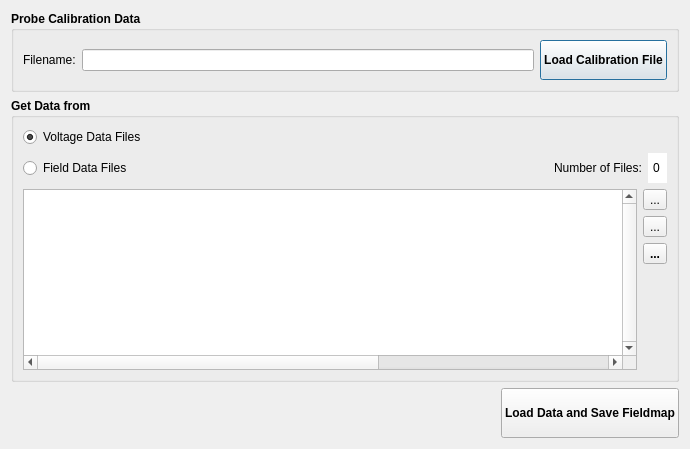
<?xml version="1.0" encoding="UTF-8"?>
<ui version="4.0">
 <class>recoverdata_dl</class>
 <widget class="QDialog" name="recoverdata_dl">
  <property name="geometry">
   <rect>
    <x>0</x>
    <y>0</y>
    <width>690</width>
    <height>449</height>
   </rect>
  </property>
  <property name="windowTitle">
   <string>Recover Data</string>
  </property>
  <layout class="QGridLayout" name="gridLayout_2">
   <item row="0" column="0">
    <widget class="QGroupBox" name="groupBox_2">
     <property name="font">
      <font>
       <weight>75</weight>
       <bold>true</bold>
      </font>
     </property>
     <property name="title">
      <string>Probe Calibration Data</string>
     </property>
     <layout class="QHBoxLayout" name="horizontalLayout_2">
      <item>
       <widget class="QLabel" name="label">
        <property name="font">
         <font>
          <weight>50</weight>
          <bold>false</bold>
         </font>
        </property>
        <property name="text">
         <string>Filename:</string>
        </property>
       </widget>
      </item>
      <item>
       <widget class="QLineEdit" name="calibration_le">
        <property name="minimumSize">
         <size>
          <width>400</width>
          <height>0</height>
         </size>
        </property>
        <property name="font">
         <font>
          <weight>50</weight>
          <bold>false</bold>
         </font>
        </property>
       </widget>
      </item>
      <item>
       <widget class="QPushButton" name="calibration_btn">
        <property name="minimumSize">
         <size>
          <width>0</width>
          <height>40</height>
         </size>
        </property>
        <property name="font">
         <font>
          <weight>75</weight>
          <bold>true</bold>
         </font>
        </property>
        <property name="text">
         <string>Load Calibration File</string>
        </property>
       </widget>
      </item>
     </layout>
    </widget>
   </item>
   <item row="1" column="0">
    <widget class="QGroupBox" name="groupBox">
     <property name="font">
      <font>
       <weight>75</weight>
       <bold>true</bold>
      </font>
     </property>
     <property name="title">
      <string>Get Data from</string>
     </property>
     <layout class="QGridLayout" name="gridLayout">
      <item row="0" column="0">
       <widget class="QRadioButton" name="voltage_rb">
        <property name="font">
         <font>
          <weight>50</weight>
          <bold>false</bold>
         </font>
        </property>
        <property name="text">
         <string>Voltage Data Files</string>
        </property>
        <property name="checked">
         <bool>true</bool>
        </property>
       </widget>
      </item>
      <item row="1" column="0">
       <widget class="QRadioButton" name="field_rb">
        <property name="font">
         <font>
          <weight>50</weight>
          <bold>false</bold>
         </font>
        </property>
        <property name="text">
         <string>Field Data Files</string>
        </property>
       </widget>
      </item>
      <item row="1" column="1">
       <spacer name="horizontalSpacer_2">
        <property name="orientation">
         <enum>Qt::Horizontal</enum>
        </property>
        <property name="sizeHint" stdset="0">
         <size>
          <width>315</width>
          <height>20</height>
         </size>
        </property>
       </spacer>
      </item>
      <item row="1" column="2">
       <widget class="QLabel" name="label_2">
        <property name="font">
         <font>
          <weight>50</weight>
          <bold>false</bold>
         </font>
        </property>
        <property name="text">
         <string>Number of Files:</string>
        </property>
       </widget>
      </item>
      <item row="1" column="3">
       <widget class="QSpinBox" name="filecount_sb">
        <property name="sizePolicy">
         <sizepolicy hsizetype="Preferred" vsizetype="Fixed">
          <horstretch>0</horstretch>
          <verstretch>0</verstretch>
         </sizepolicy>
        </property>
        <property name="minimumSize">
         <size>
          <width>0</width>
          <height>30</height>
         </size>
        </property>
        <property name="font">
         <font>
          <weight>50</weight>
          <bold>false</bold>
         </font>
        </property>
        <property name="frame">
         <bool>false</bool>
        </property>
        <property name="alignment">
         <set>Qt::AlignCenter</set>
        </property>
        <property name="readOnly">
         <bool>true</bool>
        </property>
        <property name="buttonSymbols">
         <enum>QAbstractSpinBox::NoButtons</enum>
        </property>
        <property name="correctionMode">
         <enum>QAbstractSpinBox::CorrectToPreviousValue</enum>
        </property>
       </widget>
      </item>
      <item row="2" column="0" colspan="4">
       <layout class="QHBoxLayout" name="horizontalLayout">
        <item>
         <widget class="QTableWidget" name="filenames_ta">
          <property name="font">
           <font>
            <pointsize>11</pointsize>
            <weight>50</weight>
            <bold>false</bold>
           </font>
          </property>
          <property name="toolTip">
           <string/>
          </property>
          <property name="verticalScrollBarPolicy">
           <enum>Qt::ScrollBarAlwaysOn</enum>
          </property>
          <property name="horizontalScrollBarPolicy">
           <enum>Qt::ScrollBarAlwaysOn</enum>
          </property>
          <property name="autoScroll">
           <bool>false</bool>
          </property>
          <property name="autoScrollMargin">
           <number>150</number>
          </property>
          <property name="editTriggers">
           <set>QAbstractItemView::NoEditTriggers</set>
          </property>
          <property name="textElideMode">
           <enum>Qt::ElideRight</enum>
          </property>
          <property name="verticalScrollMode">
           <enum>QAbstractItemView::ScrollPerPixel</enum>
          </property>
          <property name="horizontalScrollMode">
           <enum>QAbstractItemView::ScrollPerPixel</enum>
          </property>
          <property name="rowCount">
           <number>0</number>
          </property>
          <property name="columnCount">
           <number>1</number>
          </property>
          <attribute name="horizontalHeaderVisible">
           <bool>false</bool>
          </attribute>
          <attribute name="horizontalHeaderCascadingSectionResizes">
           <bool>true</bool>
          </attribute>
          <attribute name="horizontalHeaderDefaultSectionSize">
           <number>1000</number>
          </attribute>
          <attribute name="horizontalHeaderMinimumSectionSize">
           <number>27</number>
          </attribute>
          <attribute name="verticalHeaderDefaultSectionSize">
           <number>30</number>
          </attribute>
          <attribute name="verticalHeaderMinimumSectionSize">
           <number>17</number>
          </attribute>
          <column>
           <property name="text">
            <string>Arquivo</string>
           </property>
           <property name="font">
            <font>
             <pointsize>12</pointsize>
             <weight>50</weight>
             <bold>false</bold>
            </font>
           </property>
          </column>
         </widget>
        </item>
        <item>
         <layout class="QVBoxLayout" name="verticalLayout">
          <item>
           <widget class="QToolButton" name="addfile_btn">
            <property name="font">
             <font>
              <weight>50</weight>
              <bold>false</bold>
             </font>
            </property>
            <property name="text">
             <string>...</string>
            </property>
            <property name="icon">
             <iconset>
              <normaloff>../../resources/img/add.png</normaloff>../../resources/img/add.png</iconset>
            </property>
            <property name="iconSize">
             <size>
              <width>16</width>
              <height>20</height>
             </size>
            </property>
           </widget>
          </item>
          <item>
           <widget class="QToolButton" name="removefile_btn">
            <property name="font">
             <font>
              <weight>50</weight>
              <bold>false</bold>
             </font>
            </property>
            <property name="text">
             <string>...</string>
            </property>
            <property name="icon">
             <iconset>
              <normaloff>../../resources/img/delete.png</normaloff>../../resources/img/delete.png</iconset>
            </property>
            <property name="iconSize">
             <size>
              <width>16</width>
              <height>20</height>
             </size>
            </property>
           </widget>
          </item>
          <item>
           <widget class="QToolButton" name="clearfiles_btn">
            <property name="text">
             <string>...</string>
            </property>
            <property name="icon">
             <iconset>
              <normaloff>../../resources/img/clear.png</normaloff>../../resources/img/clear.png</iconset>
            </property>
            <property name="iconSize">
             <size>
              <width>16</width>
              <height>20</height>
             </size>
            </property>
           </widget>
          </item>
          <item>
           <spacer name="verticalSpacer">
            <property name="font">
             <font>
              <weight>50</weight>
              <bold>false</bold>
             </font>
            </property>
            <property name="orientation">
             <enum>Qt::Vertical</enum>
            </property>
            <property name="sizeHint" stdset="0">
             <size>
              <width>20</width>
              <height>40</height>
             </size>
            </property>
           </spacer>
          </item>
         </layout>
        </item>
       </layout>
      </item>
     </layout>
     <zorder>voltage_rb</zorder>
     <zorder>field_rb</zorder>
     <zorder>label_2</zorder>
     <zorder>filecount_sb</zorder>
     <zorder>horizontalSpacer_2</zorder>
    </widget>
   </item>
   <item row="2" column="0">
    <layout class="QHBoxLayout" name="horizontalLayout_3">
     <item>
      <spacer name="horizontalSpacer">
       <property name="orientation">
        <enum>Qt::Horizontal</enum>
       </property>
       <property name="sizeHint" stdset="0">
        <size>
         <width>40</width>
         <height>20</height>
        </size>
       </property>
      </spacer>
     </item>
     <item>
      <widget class="QPushButton" name="loadandsave_btn">
       <property name="minimumSize">
        <size>
         <width>0</width>
         <height>50</height>
        </size>
       </property>
       <property name="font">
        <font>
         <weight>75</weight>
         <bold>true</bold>
        </font>
       </property>
       <property name="text">
        <string>Load Data and Save Fieldmap</string>
       </property>
      </widget>
     </item>
    </layout>
   </item>
  </layout>
 </widget>
 <resources/>
 <connections/>
</ui>
